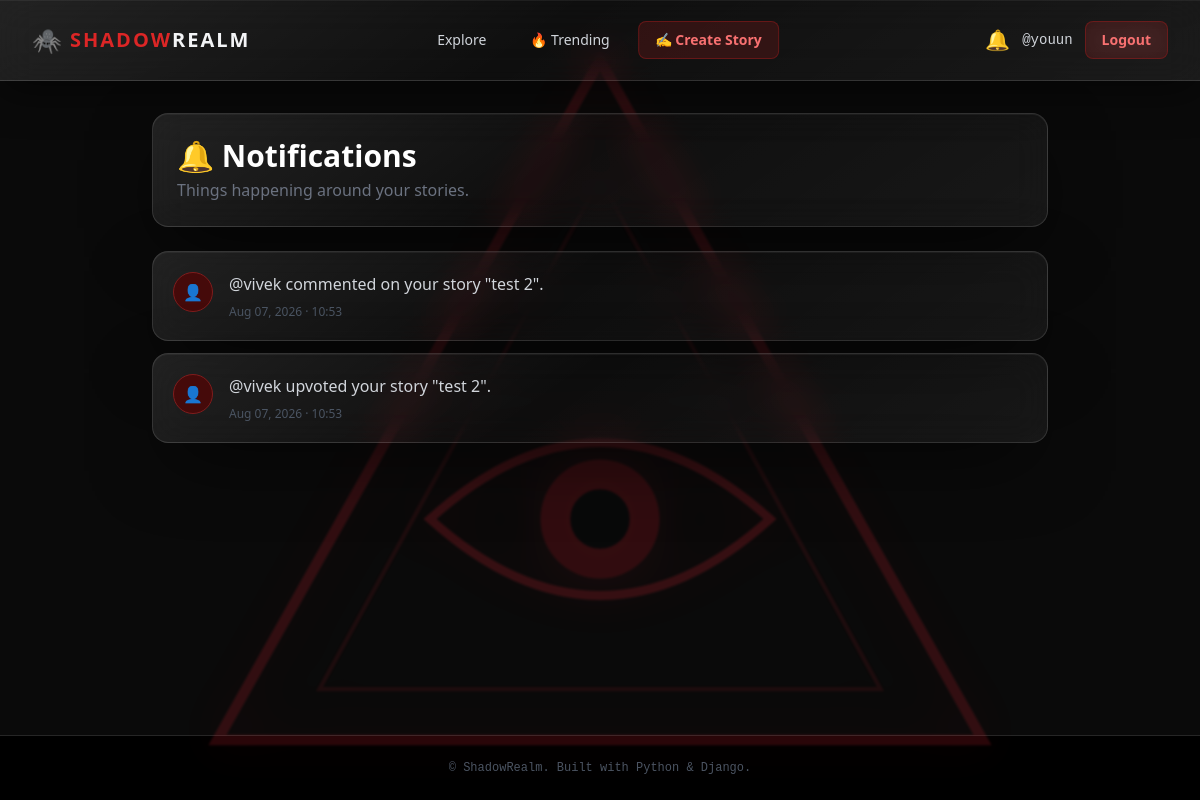
The app's page /notifications/ (signed in) with its own data.
### SHADOW/models.py (models this page shows, shortened)
class Notification(models.Model):
    recipient = models.ForeignKey(
        User,
        on_delete=models.CASCADE,
        related_name='notifications'
    )
    sender = models.ForeignKey(
        User,
        on_delete=models.CASCADE,
        related_name='sent_notifications'
    )
    notification_type = models.CharField(max_length=50)
    story = models.ForeignKey(
        Story,
        on_delete=models.CASCADE,
        null=True,
        blank=True
    )
    comment = models.ForeignKey(
        Comment,
        on_delete=models.CASCADE,
        null=True,
        blank=True
    )
    message = models.CharField(max_length=255)
    is_read = models.BooleanField(default=False)
    created_at = models.DateTimeField(auto_now_add=True)
    class Meta:
        ordering = ['-created_at']

### SHADOW/views.py (the view)
@login_required
def notifications(request):
    notifications = Notification.objects.filter(
        recipient=request.user
    )
    Notification.objects.filter(
        recipient=request.user,
        is_read=False
    ).update(
        is_read=True
    )
    return render(
        request,
        'notifications.html',
        {
            'notifications': notifications
        }
    )

### SHADOW/context_processors.py (called while the page is built)
def notifications_context(request):
    if request.user.is_authenticated:
        unread_notifications = Notification.objects.filter(
            recipient=request.user,
            is_read=False
        ).count()
        return {
            'unread_notifications': unread_notifications
        }
    return {
        'unread_notifications': 0
    }

### templates/notifications.html (shortened to what this page needs)
{% extends 'base.html' %}
{% block content %}
<div class="max-w-4xl mx-auto">
    <div class="glass-panel p-6 mb-6">
        <h1 class="text-3xl font-bold text-white">
            🔔 Notifications
        </h1>
        <p class="text-gray-500 mt-1">
            Things happening around your stories.
        </p>
    </div>
    {% if notifications %}
        <div class="space-y-3">
            {% for notification in notifications %}
                <a
                    {% if notification.story %}
                        href="{% url 'story_detail' notification.story.slug %}"
                    {% else %}
                        href="{% url 'notifications' %}"
                    {% endif %}
                    class="block glass-panel p-5
                           hover:border-red-900/50
                           transition"
                >
                    <div class="flex items-start gap-4">
                        <div class="w-10 h-10 rounded-full
                                    bg-red-950
                                    border border-red-900
                                    flex items-center justify-center
                                    flex-shrink-0">
                            👤
                        </div>
                        <div class="flex-grow">
                            <p class="text-gray-300">
                                {{ notification.message }}
                            </p>
                            <p class="text-xs text-gray-600 mt-2">
                                {{ notification.created_at|date:"M d, Y · H:i" }}
                            </p>
                        </div>
                    </div>
                </a>
            {% endfor %}
        </div>
    {% endif %}
</div>
{% endblock %}

### templates/base.html (shortened to what this page needs)
<!DOCTYPE html>
<html lang="en" class="h-full bg-black">
<head>
    <script src="https://cdn.tailwindcss.com"></script>
</head>
<body class="bg-realm-dark text-gray-300 font-sans min-h-screen flex flex-col antialiased">
    <div class="home-triangle" aria-hidden="true">
    </div>
    <nav class="navbar-glass sticky top-0 z-50">
        <div class="max-w-7xl mx-auto px-4 sm:px-6 lg:px-8">
            <div class="h-20 flex items-center justify-between relative">
                <div class="flex-shrink-0">
                    <a href="{% url 'home' %}"
                    class="flex items-center gap-2 group">
                        <span class="text-2xl">
                            🕷️
                        </span>
                        <span class="text-xl font-black tracking-widest
                                    text-red-600 group-hover:text-red-500
                                    uppercase transition">
                            Shadow<span class="text-gray-100">Realm</span>
                        </span>
                    </a>
                </div>
                <div class="absolute left-1/2 transform -translate-x-1/2
                            flex items-center gap-3">
                    <a href="{% url 'home' %}"
                    class="px-4 py-2 rounded-lg
                            text-sm font-medium
                            text-gray-300
                            hover:text-white
                            hover:bg-white/5
                            transition">
                        Explore
                    </a>
                    <a href="{% url 'trending' %}"
                    class="px-4 py-2 rounded-lg
                            text-sm font-medium
                            text-gray-300
                            hover:text-red-400
                            hover:bg-white/5
                            transition">
                        🔥 Trending
                    </a>
                    {% if user.is_authenticated %}
                        <a href="{% url 'create_story' %}"
                        class="px-4 py-2 rounded-lg
                                bg-red-900/30
                                border border-red-800/50
                                text-red-400
                                text-sm font-semibold
                                hover:bg-red-900/50
                                hover:text-red-300
                                transition">
                            ✍️ Create Story
                        </a>
                    {% endif %}
                </div>
                <div class="flex items-center gap-3 ml-auto">
                    {% if user.is_authenticated %}
                        <a href="{% url 'notifications' %}"
                        class="relative text-xl text-gray-300
                                hover:text-red-500 transition-colors">
                            🔔
                        </a>
                        <a href="{% url 'profile' %}"
                        class="text-sm font-mono
                                text-gray-300
                                hover:text-red-400
                                transition">
                            @{{ user.username }}
                        </a>
                        <a href="{% url 'logout' %}"
                        class="px-4 py-2 rounded-lg
                                bg-red-900/30
                                border border-red-800/50
                                text-red-400
                                text-sm font-semibold
                                backdrop-blur-md
                                hover:bg-red-900/60
                                hover:border-red-700
                                hover:text-red-300
                                transition">
                            Logout
                        </a>
                    {% endif %}
                </div>
            </div>
        </div>
    </nav>
    <main class="flex-grow max-w-7xl w-full mx-auto px-4 sm:px-6 lg:px-8 py-8">
        {% block content %}{% endblock %}
    </main>
    <footer class="bg-black border-t border-realm-border mt-auto py-6">
        <div class="max-w-7xl mx-auto px-4 text-center">
            <p class="text-xs text-gray-600 font-mono">
                &copy; {{ now|date:"Y" }} ShadowRealm. Built with Python & Django.
            </p>
        </div>
    </footer>
</body>
</html>

### templates/base.html (style rules this page uses)
main { position: relative; z-index: 1; }
.navbar-glass { position: relative; overflow: hidden; z-index: 50; background: linear-gradient( 145deg, rgba(255,255,255,0.10), rgba(255,255,255,0.025) 45%, rgba(255,255,255,0.07) ); backdrop-filter: blur(18px) saturate(130%); -webkit-backdrop-filter: blur(18px) saturate(130%); border-bottom: 1px solid rgba(255,255,255,0.14); box-shadow: 0 10px 40px rgba(0,0,0,0.5), inset 0 1px rgba(255,255,255,0.06); }
.home-triangle { position: fixed; width: min(850px, 75vw); height: min(850px, 75vw); left: 50%; top: 50%; transform: translate(-50%, -50%); color: #ff2a3a; opacity: 0.18; pointer-events: none; filter: blur(1px) drop-shadow(0 0 25px rgba(255,42,58,0.45)); z-index: 0; }
.home-triangle svg { width: 100%; height: 100%; }
.glass-panel { background: linear-gradient( 145deg, rgba(255,255,255,0.10), rgba(255,255,255,0.025) 45%, rgba(255,255,255,0.06) ); backdrop-filter: blur(18px) saturate(125%); -webkit-backdrop-filter: blur(18px) saturate(125%); border: 1px solid rgba(255,255,255,0.13); box-shadow: 0 24px 80px -20px rgba(0,0,0,0.8), inset 0 1px rgba(255,255,255,0.05); border-radius: 1rem; }

### records on screen
Notification: message "@vivek commented on your story \"test 2\".", created_at "Aug 07, 2026 · 10:53"
Notification: message "@vivek upvoted your story \"test 2\".", created_at "Aug 07, 2026 · 10:53"

### other values on screen
{{ user.username }} "youun"
